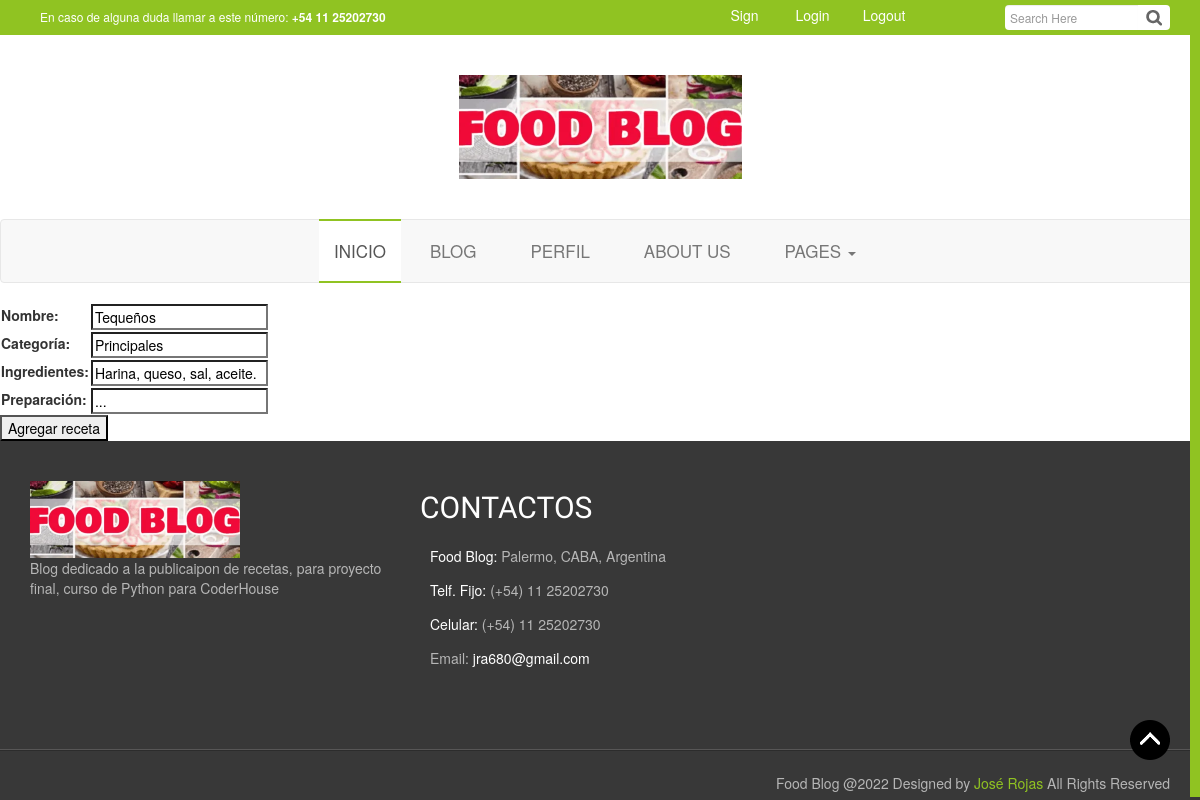
Page /updateRecetas/1 (signed in) on the committed database.
### Blogs/models.py (models this page shows, shortened)
class Recetas(models.Model):
    Nombre = (models.CharField(max_length=40))
    categoría = (models.CharField(max_length=40))
    ingredientes = (models.CharField(max_length=2000))
    preparación = (models.CharField(max_length=2000))

### Blogs/views.py (the view)
# urls.py: path('updateRecetas/<id_receta>', views.updateRecetas, name='updaterecetas'),
@login_required
def updateRecetas(request, id_receta):
    receta = Recetas.objects.get(id=id_receta)
    if request.method == 'POST':
        nuevareceta = AgregarReceta(request.POST)
        print(nuevareceta)
        if nuevareceta.is_valid:
            addreceta=nuevareceta.cleaned_data
            receta.Nombre = addreceta['Nombre']
            receta.categoría = addreceta['categoría']
            receta.ingredientes = addreceta['ingredientes']
            receta.preparación = addreceta['preparación']
            receta.save()
            return redirect('blog')
    else:
        nuevareceta = AgregarReceta(model_to_dict(receta))
    return render(request, "blogadd.html", {"nuevareceta":nuevareceta})

### Blogs/forms.py
class AgregarReceta(forms.Form):
    Nombre = forms.CharField()
    categoría = forms.CharField()
    ingredientes = forms.CharField()
    preparación = forms.CharField()

### Home/templates/blogadd.html (shortened to what this page needs)
{% extends "padre.html" %}
{% load static %}
{% block contenidoQueCambia %}
    <form action="" method="POST">{% csrf_token %}
        <table>
            {{ nuevareceta.as_table }}
        </table>
        <input type="submit", value="Agregar receta">
    </form>
</body>
</html>
{% endblock %}

### rows in the picture
Recetas: Nombre "Tequeños", categoría "Principales", ingredientes "Harina, queso, sal, aceite.", preparación "..."
